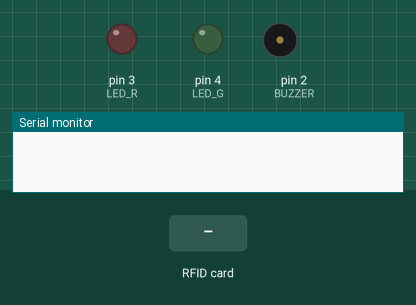
This sketch was run on a simulated Arduino Mega 2560, built with avr-gcc and run on an emulated ATmega2560. Shown: output pins drawn as LEDs (lit = HIGH), buzzer (waves = sounding), the last lines printed to the serial monitor. Inputs (shaded band) come from the test bench. Pins used as bus, display or sensor lines are not drawn.

Above: at 1.2 s.
1.3 s: RFID card 53 04 16 54 40 00 01 held to the reader
At 2.8 s:
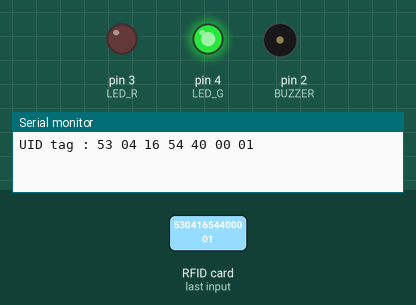
3.1 s: RFID card 5E 7A 19 C4 held to the reader
At 5.7 s:
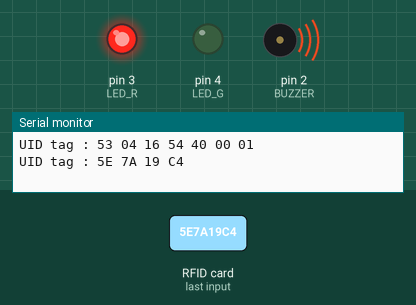
6.1 s: RFID card 81 93 40 43 held to the reader
At 6.8 s:
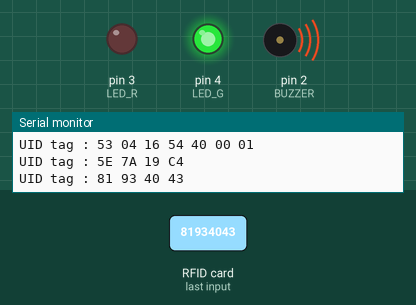
Timing chart, 0 to 11.5 s (numbered marks = the images above; inputs shaded):
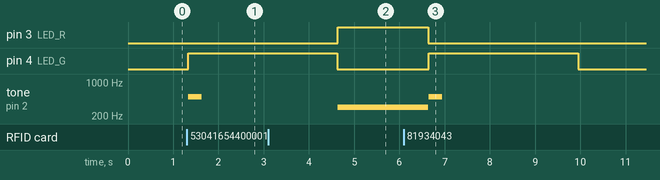

The sketch:

rfid.ino
```cpp
// Techatronic.com
 #include <SPI.h>
 #include <MFRC522.h>
 #include <Wire.h>
 #include <LiquidCrystal_I2C.h>
 // Set the LCD address to 0x27 for a 16 chars and 2 line display
 LiquidCrystal_I2C lcd(0x27, 16, 2);
 #define SS_PIN 53
 #define RST_PIN 5
 #define LED_G 4 //define green LED pin
 #define LED_R 3 //define red LED pin
 #define BUZZER 2 //buzzer pin
 MFRC522 mfrc522(SS_PIN, RST_PIN);  // Create MFRC522 instance.
 void setup()
 {
  Serial.begin(9600);  // Initiate a serial communication
  SPI.begin();   // Initiate SPI bus
  mfrc522.PCD_Init();  // Initiate MFRC522

  lcd.backlight(); // Turn on the blacklight and print a message.
  pinMode(LED_G, OUTPUT);
  pinMode(LED_R, OUTPUT);
  pinMode(BUZZER, OUTPUT);
  noTone(BUZZER);
 }
 void loop()
 {
  // Look for new cards
  if ( ! mfrc522.PICC_IsNewCardPresent())
  {
  lcd.setCursor(3,0);
  lcd.print("SHOW YOUR");
  lcd.setCursor(4,1);
  lcd.print("ID CARD");
  return;
  }
  else{
    lcd.clear();
  }
  // Select one of the cards
  if ( ! mfrc522.PICC_ReadCardSerial())
  {
   return;
  }
  //Show UID on serial monitor
  Serial.print("UID tag :");
  String content= "";
  byte letter;
  for (byte i = 0; i < mfrc522.uid.size; i++)
  {
    Serial.print(mfrc522.uid.uidByte[i] < 0x10 ? " 0" : " ");
    Serial.print(mfrc522.uid.uidByte[i], HEX);
    content.concat(String(mfrc522.uid.uidByte[i] < 0x10 ? " 0" : " "));
    content.concat(String(mfrc522.uid.uidByte[i], HEX));
  }
  Serial.println();
  content.toUpperCase();
  if (content.substring(1) == "53 04 16 54 40 00 01") //change here the UID of the card/cards that you want to give access
  {
   lcd.print("STUDENT 01");
   lcd.setCursor(0,1);
   lcd.print("PRESENT");
   digitalWrite(LED_G, HIGH);
   tone(BUZZER, 500);
   delay(300);
   noTone(BUZZER);
   delay(3000);
   digitalWrite(LED_G, LOW);
   lcd.clear();
  }
  else if (content.substring(1) == "81 93 40 43") //change here the UID of the card/cards that you want to give access
  {
   lcd.print("STUDENT 02");
   lcd.setCursor(0,1);
   lcd.print("PRESENT");
   digitalWrite(LED_G, HIGH);
   tone(BUZZER, 500);
   delay(300);
   noTone(BUZZER);
   delay(3000);
   digitalWrite(LED_G, LOW);
   lcd.clear();
  }
  else if (content.substring(1) == "91 69 3E 43") //change here the UID of the card/cards that you want to give access
  {
   lcd.print("STUDENT 03");
   lcd.setCursor(0,1);
   lcd.print("PRESENT");
   digitalWrite(LED_G, HIGH);
   tone(BUZZER, 500);
   delay(300);
   noTone(BUZZER);
   delay(3000);
   digitalWrite(LED_G, LOW);
   lcd.clear();
  }
  else  {
   lcd.print("UNAUTHORIZE");
   lcd.setCursor(0,1);
   lcd.print("ACCESS");
   digitalWrite(LED_R, HIGH);
   tone(BUZZER, 300);
   delay(2000);
   digitalWrite(LED_R, LOW);
   noTone(BUZZER);
   lcd.clear();
  }
 }
```

Measured:
- after the input at 1.3 s, pin 4 (LED_G): LOW → HIGH at once; tone on pin 2 (BUZZER): silent → 500 Hz at once, → silent 0.30 s later
- after the input at 3.1 s, pin 3 (LED_R): LOW → HIGH after 1.5 s; tone on pin 2 (BUZZER): silent → 300 Hz after 1.5 s
- after the input at 6.1 s, pin 4 (LED_G): LOW → HIGH after 0.55 s, → LOW 3.3 s later
